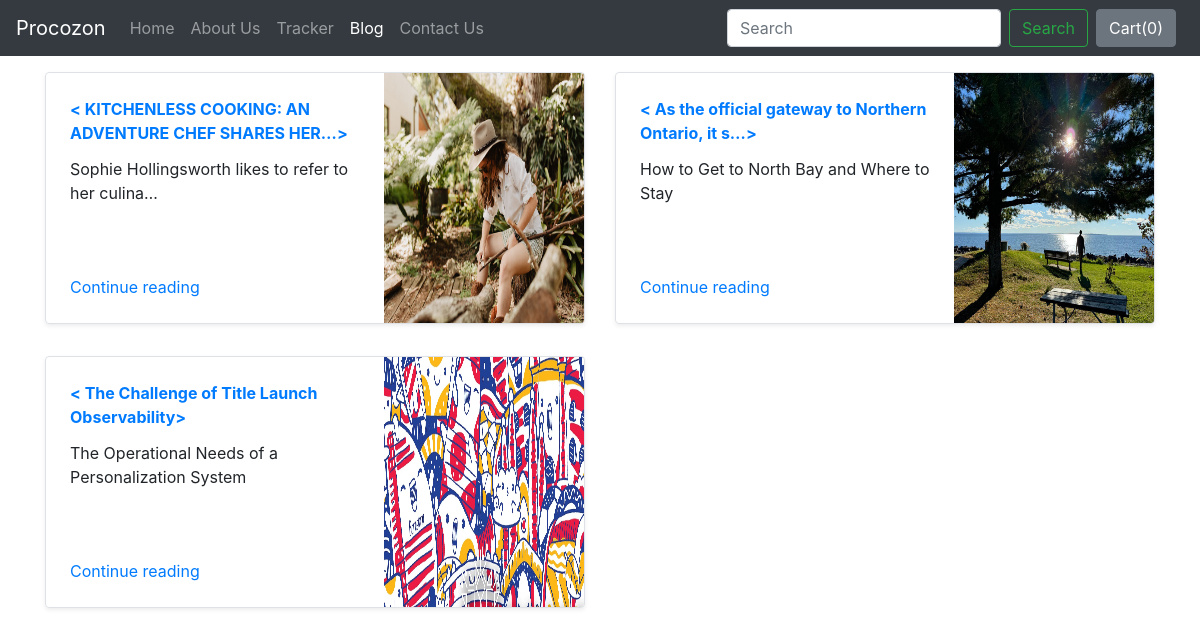
Screenshot of /blog/ with the database file from the repository.
### blog/models.py (models this page shows)
class Blogpost(models.Model):
    post_id = models.AutoField(primary_key=True)
    title = models.CharField(max_length=50)
    head0 = models.CharField(max_length=500, default="")
    chead0 = models.CharField(max_length=5000, default="")
    head1 = models.CharField(max_length=500, default="")
    chead1 = models.CharField(max_length=5000, default="")
    head2 = models.CharField(max_length=500, default="")
    chead2 = models.CharField(max_length=5000, default="")
    pub_date = models.DateField()
    thumbnail = models.ImageField(upload_to='shop/images', default="")
    def __str__(self):
        return self.title

### blog/views.py (the view)
# urls.py: path('', views.index,name='Home'),
def index(request):
    myposts= Blogpost.objects.all()
    print(myposts)
    return render(request, 'blog/index.html', {'myposts': myposts})

### blog/templates/blog/index.html (shortened to what this page needs)
{%extends 'blog/basic.html'%}
{%block body%}
<div class="container mt-3">
    <div class="row my-2">
        {% for item in myposts %}
        <div class="col-md-6">
            <div class="row no-gutters border rounded overflow-hidden flex-md-row mb-4 shadow-sm h-md-250 position-relative">
                <div class="col p-4 d-flex flex-column position-static">
                    <strong class="d-inline-block mb-2 text-primary">
                        < {{item.head0|truncatechars:50}}>
                    </strong>
                    <p class="card-text mb-auto">{{item.head1|truncatechars:50}}</p>
                    <a href='blogpost/{{item.post_id}}' class="stretched-link">Continue reading</a>
                </div>
                <div class="col-auto d-none d-lg-block">
                    <img src="/media/{{item.thumbnail}}" class="bd-placeholder-img" width="200" height="250" aria-label="Placeholder: Thumbnail">
                </div>
            </div>
        </div>
        {% if forloop.counter|divisibleby:2%}
    </div>
    <div class="row my-2">
        {%endif%}
        {%endfor%}</div>
</div>
{%endblock%}

### rows the page displays
Blogpost: head0 "KITCHENLESS COOKING: AN ADVENTURE CHEF SHARES HER…", head1 "Sophie Hollingsworth likes to refer to her culina…", thumbnail (picture)
Blogpost: head0 "As the official gateway to Northern Ontario, it s…", head1 "How to Get to North Bay and Where to Stay", thumbnail (picture)
Blogpost: head0 "The Challenge of Title Launch Observability", head1 "The Operational Needs of a Personalization System", thumbnail (picture)
